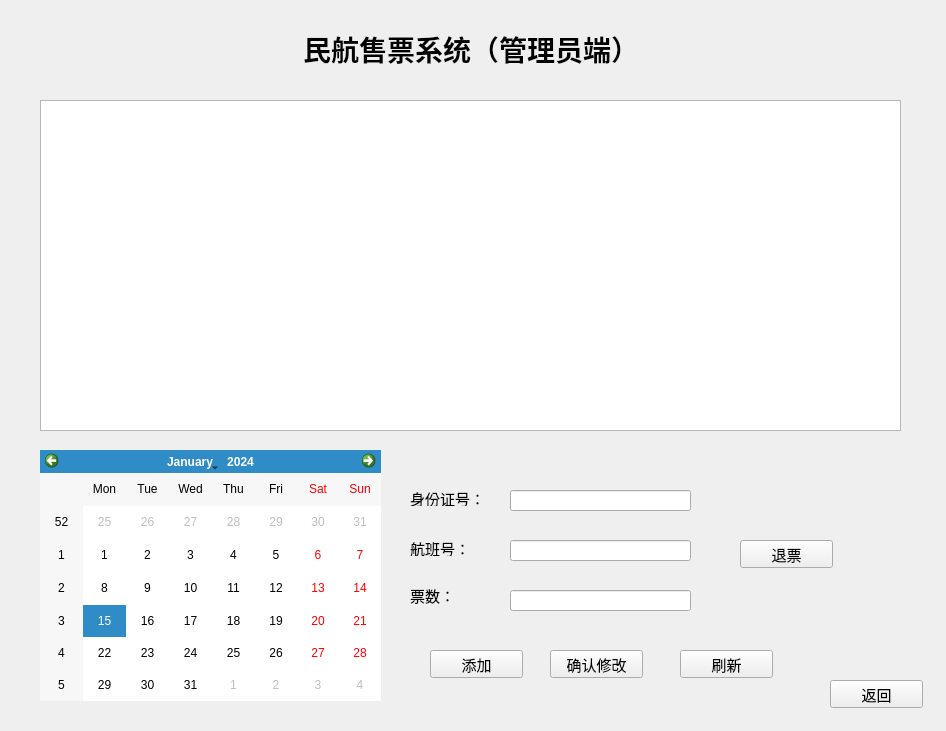
<?xml version="1.0" encoding="UTF-8"?>
<ui version="4.0">
 <class>order</class>
 <widget class="QWidget" name="order">
  <property name="geometry">
   <rect>
    <x>0</x>
    <y>0</y>
    <width>946</width>
    <height>731</height>
   </rect>
  </property>
  <property name="windowTitle">
   <string>Form</string>
  </property>
  <widget class="QPushButton" name="pushButtonreturn">
   <property name="geometry">
    <rect>
     <x>830</x>
     <y>680</y>
     <width>93</width>
     <height>28</height>
    </rect>
   </property>
   <property name="font">
    <font>
     <pointsize>11</pointsize>
    </font>
   </property>
   <property name="text">
    <string>返回</string>
   </property>
  </widget>
  <widget class="QTableView" name="tableVieworder">
   <property name="geometry">
    <rect>
     <x>40</x>
     <y>100</y>
     <width>861</width>
     <height>331</height>
    </rect>
   </property>
  </widget>
  <widget class="QPushButton" name="pushButtonfresh">
   <property name="geometry">
    <rect>
     <x>680</x>
     <y>650</y>
     <width>93</width>
     <height>28</height>
    </rect>
   </property>
   <property name="font">
    <font>
     <pointsize>11</pointsize>
    </font>
   </property>
   <property name="text">
    <string>刷新</string>
   </property>
  </widget>
  <widget class="QPushButton" name="pushButtonsure">
   <property name="geometry">
    <rect>
     <x>550</x>
     <y>650</y>
     <width>93</width>
     <height>28</height>
    </rect>
   </property>
   <property name="font">
    <font>
     <pointsize>11</pointsize>
    </font>
   </property>
   <property name="text">
    <string>确认修改</string>
   </property>
  </widget>
  <widget class="QPushButton" name="pushButtonadd">
   <property name="geometry">
    <rect>
     <x>430</x>
     <y>650</y>
     <width>93</width>
     <height>28</height>
    </rect>
   </property>
   <property name="font">
    <font>
     <pointsize>11</pointsize>
    </font>
   </property>
   <property name="text">
    <string>添加</string>
   </property>
  </widget>
  <widget class="QCalendarWidget" name="calendarWidget">
   <property name="geometry">
    <rect>
     <x>40</x>
     <y>450</y>
     <width>341</width>
     <height>251</height>
    </rect>
   </property>
  </widget>
  <widget class="QWidget" name="layoutWidget">
   <property name="geometry">
    <rect>
     <x>40</x>
     <y>30</y>
     <width>861</width>
     <height>37</height>
    </rect>
   </property>
   <layout class="QHBoxLayout" name="horizontalLayout">
    <item>
     <spacer name="horizontalSpacer">
      <property name="orientation">
       <enum>Qt::Horizontal</enum>
      </property>
      <property name="sizeHint" stdset="0">
       <size>
        <width>40</width>
        <height>20</height>
       </size>
      </property>
     </spacer>
    </item>
    <item>
     <widget class="QLabel" name="label">
      <property name="font">
       <font>
        <pointsize>21</pointsize>
        <weight>75</weight>
        <bold>true</bold>
       </font>
      </property>
      <property name="text">
       <string>民航售票系统（管理员端）</string>
      </property>
     </widget>
    </item>
    <item>
     <spacer name="horizontalSpacer_2">
      <property name="orientation">
       <enum>Qt::Horizontal</enum>
      </property>
      <property name="sizeHint" stdset="0">
       <size>
        <width>40</width>
        <height>20</height>
       </size>
      </property>
     </spacer>
    </item>
   </layout>
  </widget>
  <widget class="QLineEdit" name="lineEdituid">
   <property name="geometry">
    <rect>
     <x>510</x>
     <y>490</y>
     <width>181</width>
     <height>21</height>
    </rect>
   </property>
  </widget>
  <widget class="QLineEdit" name="lineEditfid">
   <property name="geometry">
    <rect>
     <x>510</x>
     <y>540</y>
     <width>181</width>
     <height>21</height>
    </rect>
   </property>
  </widget>
  <widget class="QLabel" name="label_2">
   <property name="geometry">
    <rect>
     <x>410</x>
     <y>490</y>
     <width>91</width>
     <height>16</height>
    </rect>
   </property>
   <property name="font">
    <font>
     <pointsize>11</pointsize>
    </font>
   </property>
   <property name="text">
    <string>身份证号：</string>
   </property>
  </widget>
  <widget class="QLabel" name="label_3">
   <property name="geometry">
    <rect>
     <x>410</x>
     <y>540</y>
     <width>91</width>
     <height>16</height>
    </rect>
   </property>
   <property name="font">
    <font>
     <pointsize>11</pointsize>
    </font>
   </property>
   <property name="text">
    <string>航班号：</string>
   </property>
  </widget>
  <widget class="QLabel" name="label_4">
   <property name="geometry">
    <rect>
     <x>410</x>
     <y>585</y>
     <width>72</width>
     <height>20</height>
    </rect>
   </property>
   <property name="font">
    <font>
     <pointsize>11</pointsize>
    </font>
   </property>
   <property name="text">
    <string>票数：</string>
   </property>
  </widget>
  <widget class="QLineEdit" name="lineEditnum">
   <property name="geometry">
    <rect>
     <x>510</x>
     <y>590</y>
     <width>181</width>
     <height>21</height>
    </rect>
   </property>
   <property name="font">
    <font>
     <pointsize>9</pointsize>
    </font>
   </property>
  </widget>
  <widget class="QPushButton" name="pushButtondelete">
   <property name="geometry">
    <rect>
     <x>740</x>
     <y>540</y>
     <width>93</width>
     <height>28</height>
    </rect>
   </property>
   <property name="font">
    <font>
     <pointsize>11</pointsize>
    </font>
   </property>
   <property name="text">
    <string>退票</string>
   </property>
  </widget>
 </widget>
 <resources/>
 <connections/>
</ui>
